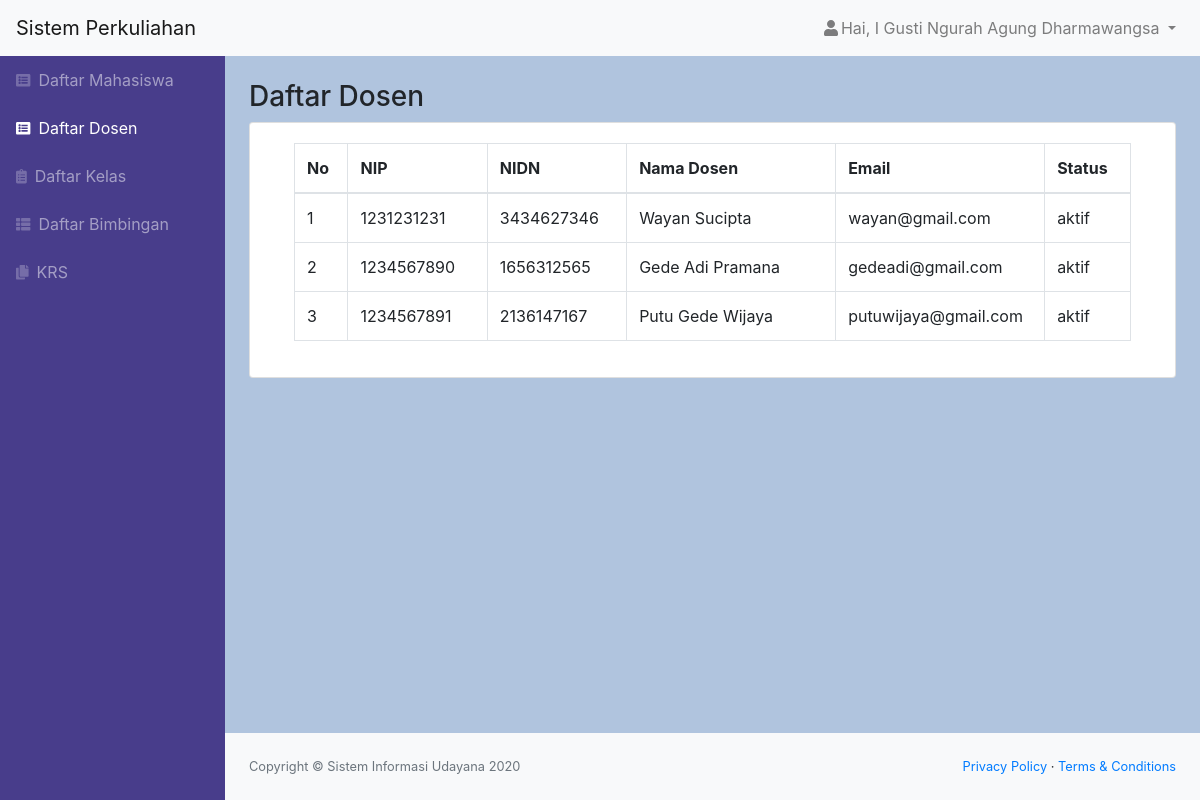
The app's page /dosen.php (signed in) with its own data.
### tables this page shows
CREATE TABLE `dosen` (
  `id_dosen` int(11) NOT NULL,
  `role` char(1) NOT NULL,
  `nip` varchar(25) NOT NULL,
  `nidn` char(10) NOT NULL,
  `nama` varchar(50) NOT NULL,
  `email` varchar(50) NOT NULL,
  `alamat` varchar(50) NOT NULL,
  `tanggal_lahir` date NOT NULL,
  `status` varchar(20) NOT NULL,
  `password` varchar(300) NOT NULL
);

### dosen.php (the view, shortened to what this page needs)
<?php
    include "function.php";
    $queryDosen = mysqli_query($koneksi, "SELECT * FROM dosen ORDER BY nip asc");
    $nama = $_SESSION['nama'];
    $role = $_SESSION['role'];
?>
<!DOCTYPE html>
<html lang="en">
    <head>
        <link href="css/styles.css" rel="stylesheet" />
        <link href="https://cdn.datatables.net/1.10.20/css/dataTables.bootstrap4.min.css" rel="stylesheet" />
    </head>
    <body class="sb-nav-fixed">
        <nav class="sb-topnav navbar navbar-expand navbar-light bg-light">
            <a class="navbar-brand" href="index.html">Sistem Perkuliahan</a>
            <ul class="navbar-nav ml-auto">
                <li class="nav-item dropdown">
                    <a class="nav-link dropdown-toggle" id="userDropdown" href="#" role="button" data-toggle="dropdown" aria-haspopup="true" aria-expanded="false"><i class="fas fa-user fa-fw"></i>Hai, <?= $nama; ?> </a>
                </li>
            </ul>
        </nav>
        <div id="layoutSidenav">
            <div id="layoutSidenav_nav">
                <nav class="sb-sidenav accordion sb-sidenav-dark" id="sidenavAccordion">
                    <div class="sb-sidenav-menu">
                        <div class="nav">
                            <a class="nav-link" href="mahasiswa.php"
                                ><div class="sb-nav-link-icon"><i class="fas fa-list-alt"></i></div>
                                Daftar Mahasiswa</a
                            >
                            <a class="nav-link active" href="dosen.php"
                                ><div class="sb-nav-link-icon"><i class="fas fa-list-alt"></i></div>
                                Daftar Dosen</a
                            >
                            <a class="nav-link" href="kelas.php"
                                ><div class="sb-nav-link-icon"><i class="fas fa-clipboard-list"></i></div>
                                Daftar Kelas</a
                            >
                            <a class="nav-link" href="bimbingan.php"
                                ><div class="sb-nav-link-icon"><i class="fas fa-th-list"></i></div>
                                Daftar Bimbingan</a
                            >
                            <?php if($role == "1") { ?>
                            <a class="nav-link" href="krs.php"
                                ><div class="sb-nav-link-icon"><i class="fas fa-copy"></i></div>
                                KRS</a>
                            <?php } ?>
                        </div>
                    </div>
                </nav>
            </div>
            <div id="layoutSidenav_content">
                <main>
                    <div class="container-fluid">
                        <h3 class="mt-4">Daftar Dosen</h3>
                        <div class="card mb-4">
                            <div class="card-body">
                                <div class="table-responsive">
                                    <div class="container">
                                        <table class="table table-bordered" id="dataTable" width="100%" cellspacing="0">
                                            <thead>
                                                <tr>
                                                    <th>No</th>
                                                    <th class="col-sm-2">NIP</th>
                                                    <th class="col-sm-2">NIDN</th>
                                                    <th class="col-sm-3">Nama Dosen</th>
                                                    <th class="col-sm-3">Email</th>
                                                    <th>Status</th>
                                                </tr>
                                            </thead>
                                            <?php $i=1;
                                            foreach ($queryDosen as $data) : ?>
                                                <tr>
                                                    <td><?= $i++; ?></td>
                                                    <td><?= $data['nip']; ?></td>
                                                    <td><?= $data['nidn']; ?></td>
                                                    <td><?= $data['nama']; ?></td>
                                                    <td><?= $data['email']; ?></td>
                                                    <td><?= $data['status']; ?></td>
                                                </tr>
                                                    <?php endforeach; ?>
                                        </table>
                                    </div>
                                </div>
                            </div>
                        </div>
                    </div>
                </main>
                <footer class="py-4 bg-light mt-auto">
                    <div class="container-fluid">
                        <div class="d-flex align-items-center justify-content-between small">
                            <div class="text-muted">Copyright &copy; Sistem Informasi Udayana 2020</div>
                            <div>
                                <a href="#">Privacy Policy</a>
                                &middot;
                                <a href="#">Terms &amp; Conditions</a>
                            </div>
                        </div>
                    </div>
                </footer>
            </div>
        </div>
    </body>
</html>

### records on screen
dosen: nip "1231231231", nidn "3434627346", nama "Wayan Sucipta", email "wayan@gmail.com", status "aktif"
dosen: nip "1234567890", nidn "1656312565", nama "Gede Adi Pramana", email "gedeadi@gmail.com", status "aktif"
dosen: nip "1234567891", nidn "2136147167", nama "Putu Gede Wijaya", email "putuwijaya@gmail.com", status "aktif"

### other values on screen
$nama "I Gusti Ngurah Agung Dharmawangsa"
